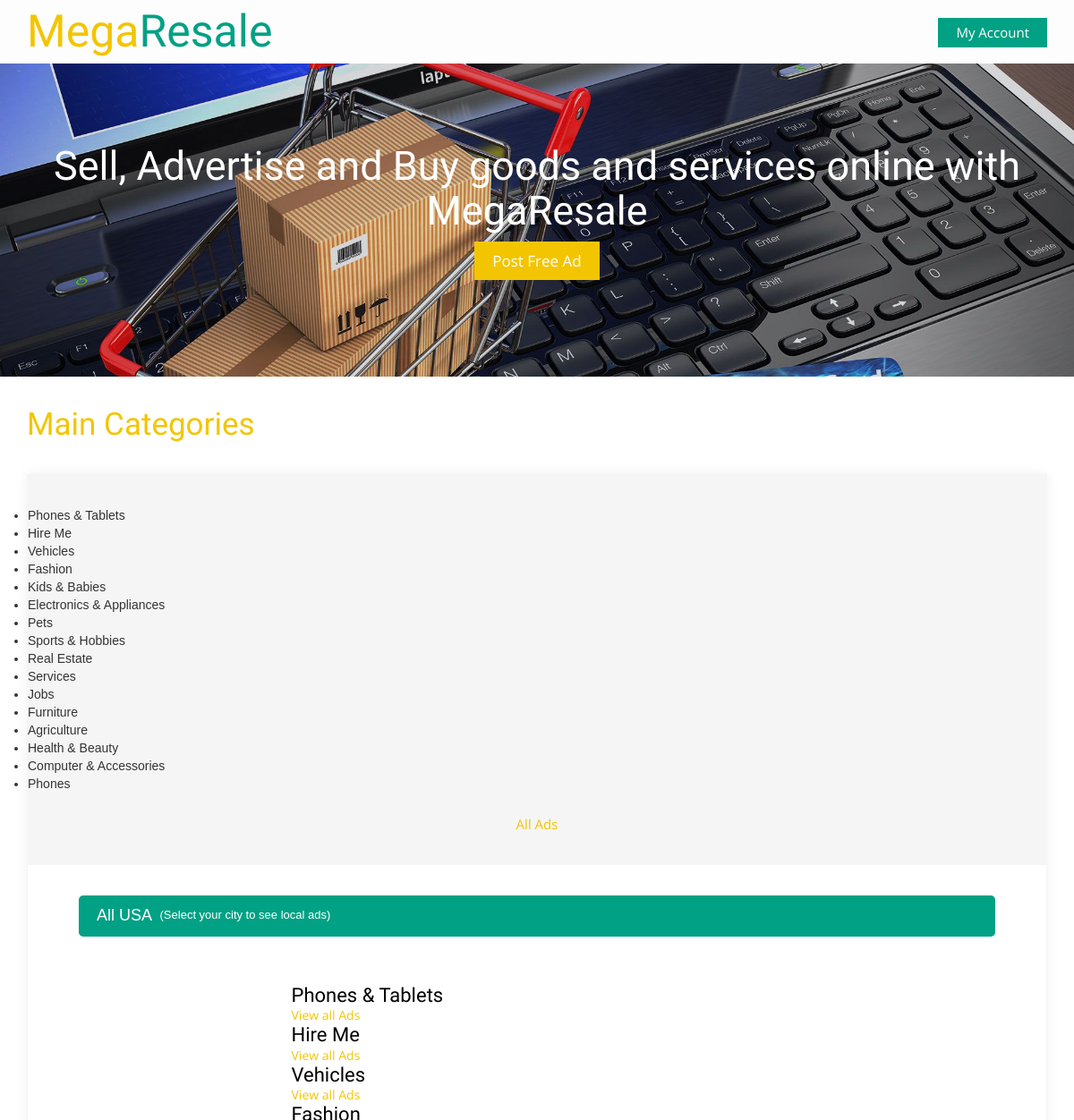
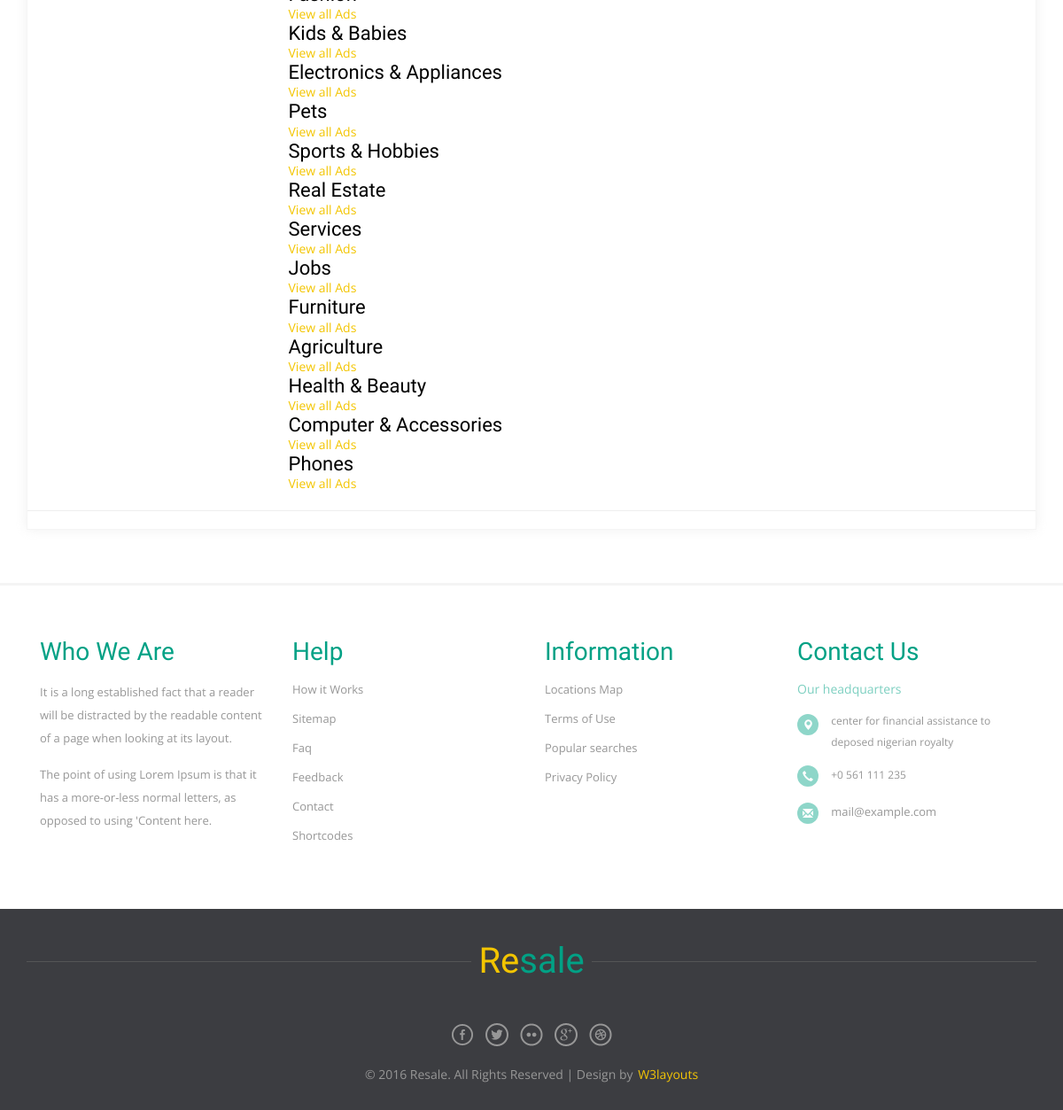
Page /categories.html on the committed database (2 pictures, top to bottom).
### product/models.py (models this page shows, shortened)
class Category(MPTTModel):
    parent = TreeForeignKey('self', on_delete=models.CASCADE, null=True, blank=True,related_name='children')
    category_name = models.CharField(max_length=50)
    image = models.ImageField(upload_to='category/' , blank=True , null=True)
    slug = models.SlugField(blank=True  , null=True)
    class MPTTMeta:
        order_insertion_by = ['category_name']
    class Meta:
            verbose_name = 'Category'
            verbose_name_plural = 'Categories'
    def __str__(self):
        return self.category_name

### home/views.py (the view)
# urls.py: path('categories.html' , views.categories , name='categories') ,
def categories(request , category_slug=None):
    productlist = Product.objects.all()
    categorylist = Category.objects.annotate(total_products=Count('product'))
    category = Category.objects.all()
    if category_slug :
        category = get_object_or_404(Category ,slug=category_slug)
        productlist = productlist.filter(category=category)
    template = 'categories.html'
    context = { 'product_list' : productlist , 'category_list' : categorylist ,'category' : category}
    return render(request , template , context)

### home/templates/categories.html (shortened to what this page needs)
{% extends 'base.html' %}
{% load static %}
{% block body %}
	<div class="categories-section main-grid-border">
		<div class="container">
			<h2 class="head">Main Categories</h2>
			<div class="category-list">
				<div id="parentVerticalTab">
					<ul class="resp-tabs-list hor_1">
						{% for c in category %}
						<li>{{c}}</li>
						{% endfor %}
						<a href="{% url 'products:product_list' %}">All Ads</a>
					</ul>
					<div class="resp-tabs-container hor_1">
						<span class="active total" style="display:block;" data-toggle="modal" data-target="#myModal"><strong>All USA</strong> (Select your city to see local ads)</span>
						<div>
							<div class="category">
								<div class="category-img">
								</div>
								<div class="category-info">
									{% for c in category %}
									<h4>{{c}}</h4>
									<a href="all-classifieds.html">View all Ads</a>
									{% endfor %}
								</div>
								<div class="clearfix"></div>
							</div>
						</div>
					</div>
				</div>
			</div>
		</div>
	</div>
		<footer>
			<div class="footer-top">
				<div class="container">
					<div class="foo-grids">
						<div class="col-md-3 footer-grid">
							<h4 class="footer-head">Who We Are</h4>
							<p>It is a long established fact that a reader will be distracted by the readable content of a page when looking at its layout.</p>
							<p>The point of using Lorem Ipsum is that it has a more-or-less normal letters, as opposed to using 'Content here.</p>
						</div>
						<div class="col-md-3 footer-grid">
							<h4 class="footer-head">Help</h4>
							<ul>
								<li><a href="howitworks.html">How it Works</a></li>
								<li><a href="sitemap.html">Sitemap</a></li>
								<li><a href="faq.html">Faq</a></li>
								<li><a href="feedback.html">Feedback</a></li>
								<li><a href="contact.html">Contact</a></li>
								<li><a href="typography.html">Shortcodes</a></li>
							</ul>
						</div>
						<div class="col-md-3 footer-grid">
							<h4 class="footer-head">Information</h4>
							<ul>
								<li><a href="regions.html">Locations Map</a></li>
								<li><a href="terms.html">Terms of Use</a></li>
								<li><a href="popular-search.html">Popular searches</a></li>
								<li><a href="privacy.html">Privacy Policy</a></li>
							</ul>
						</div>
						<div class="col-md-3 footer-grid">
							<h4 class="footer-head">Contact Us</h4>
							<span class="hq">Our headquarters</span>
							<address>
								<ul class="location">
									<li><span class="glyphicon glyphicon-map-marker"></span></li>
									<li>CENTER FOR FINANCIAL ASSISTANCE TO DEPOSED NIGERIAN ROYALTY</li>
									<div class="clearfix"></div>
								</ul>
								<ul class="location">
									<li><span class="glyphicon glyphicon-earphone"></span></li>
									<li>+0 561 111 235</li>
									<div class="clearfix"></div>
								</ul>
								<ul class="location">
									<li><span class="glyphicon glyphicon-envelope"></span></li>
									<li><a href="mailto:info@example.com">mail@example.com</a></li>
									<div class="clearfix"></div>
								</ul>
							</address>
						</div>
						<div class="clearfix"></div>
					</div>
				</div>
			</div>
			<div class="footer-bottom text-center">
			<div class="container">
				<div class="footer-logo">
					<a href="index.html"><span>Re</span>sale</a>
				</div>
				<div class="footer-social-icons">
					<ul>
						<li><a class="facebook" href="#"><span>Facebook</span></a></li>
						<li><a class="twitter" href="#"><span>Twitter</span></a></li>
						<li><a class="flickr" href="#"><span>Flickr</span></a></li>
						<li><a class="googleplus" href="#"><span>Google+</span></a></li>
						<li><a class="dribbble" href="#"><span>Dribbble</span></a></li>
					</ul>
				</div>
				<div class="copyrights">
					<p> © 2016 Resale. All Rights Reserved | Design by  <a href="http://w3layouts.com/"> W3layouts</a></p>
				</div>
			</div>
		</div>
		</footer>
		{% endblock body %}

### rows in the picture
Category: category_name "Phones & Tablets"
Category: category_name "Hire Me"
Category: category_name "Vehicles"
Category: category_name "Fashion"
Category: category_name "Kids & Babies"
Category: category_name "Electronics & Appliances"
Category: category_name "Pets"
Category: category_name "Sports & Hobbies"
Category: category_name "Real Estate"
Category: category_name "Services"
Category: category_name "Jobs"
Category: category_name "Furniture"
Category: category_name "Agriculture"
Category: category_name "Health & Beauty"
Category: category_name "Computer & Accessories"
Category: category_name "Phones"
